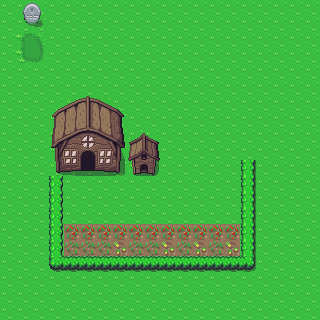

A 2D game scene composited from a Tiled map and its tileset images. What follows is a short description and the map's XML, with every tile layer's data as written:
An orthogonal 20x20 tile map with 16x16 px tiles, 3 tile layers (Ground, Objects, Objects2) and 15 objects (DoorInteriorHouse).

<map version="1.10" tiledversion="1.10.1" orientation="orthogonal" renderorder="right-down" width="20" height="20" tilewidth="16" tileheight="16" infinite="0" nextlayerid="6" nextobjectid="16">
 <editorsettings>
  <export target="village3.lua" format="lua" />
 </editorsettings>
 <tileset firstgid="1" name="Overworld" tilewidth="16" tileheight="16" tilecount="1440" columns="40">
  <image source="../images/gfx/Overworld.png" width="640" height="576" />
 </tileset>
 <layer id="1" name="Ground" width="20" height="20">
  <data encoding="csv">
1,1,1,1,1,1,1,1,1,1,1,1,1,1,1,1,1,1,1,1,
1,1,1,1,1,1,1,1,1,1,1,1,1,1,1,1,1,1,1,1,
1,1090,1091,1,1,1,1,1,1,1,1,1,1,1,1,1,1,1,1,1,
1,1130,1131,1,1,1,1,1,1,1,1,1,1,1,1,1,1,1,1,1,
1,1,1,1,1,1,1,1,1,1,1,1,1,1,1,1,1,1,1,1,
1,1,1,1,1,1,1,1,1,1,1,1,1,1,1,1,1,1,1,1,
1,1,1,1,1,1,1,1,1,1,1,1,1,1,1,1,1,1,1,1,
1,1,1,1,1,1,1,1,1,1,1,1,1,1,1,1,1,1,1,1,
1,1,1,1,1,1,1,1,1,1,1,1,1,1,1,1,1,1,1,1,
1,1,1,1,1,1,1,1,1,1,1,1,1,1,1,1,1,1,1,1,
1,1,1,1,1,1,1,1,1,1,1,1,1,1,1,1,1,1,1,1,
1,1,1,1,1,1,1,1,1,1,1,1,1,1,1,1,1,1,1,1,
1,1,1,1,1,1,1,1,1,1,1,1,1,1,1,1,1,1,1,1,
1,1,1,1,1,1,1,1,1,1,1,1,1,1,1,1,1,1,1,1,
1,1,1,1,1401,1401,1401,1401,1401,1401,1401,1401,1401,1401,1401,1,1,1,1,1,
1,1,1,1,1361,1361,1361,1362,1361,1361,1362,1361,1362,1361,1362,1,1,1,1,1,
1,1,1,1,1,1,1,1,1,1,1,1,1,1,1,1,1,1,1,1,
1,1,1,1,1,1,1,1,1,1,1,1,1,1,1,1,1,1,1,1,
1,1,1,1,1,1,1,1,1,1,1,1,1,1,1,1,1,1,1,1,
1,1,1,1,1,1,1,1,1,1,1,1,1,1,1,1,1,1,1,1
</data>
 </layer>
 <layer id="2" name="Objects" width="20" height="20">
  <data encoding="csv">
0,236,237,0,0,0,0,0,0,0,0,0,0,0,0,0,0,0,0,0,
0,276,277,0,0,0,0,0,0,0,0,0,0,0,0,0,0,0,0,0,
0,0,0,0,0,0,0,0,0,0,0,0,0,0,0,0,0,0,0,0,
0,0,0,0,0,0,0,0,0,0,0,0,0,0,0,0,0,0,0,0,
0,0,0,0,0,0,0,0,0,0,0,0,0,0,0,0,0,0,0,0,
0,0,0,0,0,0,0,0,0,0,0,0,0,0,0,0,0,0,0,0,
0,0,0,7,8,9,10,11,0,0,0,0,0,0,0,0,0,0,0,0,
0,0,0,47,48,49,50,51,0,0,0,0,0,0,0,0,0,0,0,0,
0,0,0,87,88,89,90,91,214,215,0,0,0,0,0,0,0,0,0,0,
0,0,0,127,128,129,130,131,254,255,0,0,0,0,0,0,0,0,0,0,
0,0,0,167,168,169,170,171,294,295,0,0,0,0,0,564,0,0,0,0,
0,0,0,562,0,0,0,0,0,0,0,0,0,0,0,564,0,0,0,0,
0,0,0,562,0,0,0,0,0,0,0,0,0,0,0,564,0,0,0,0,
0,0,0,562,0,0,0,0,0,0,0,0,0,0,0,564,0,0,0,0,
0,0,0,562,0,0,0,0,0,0,0,0,0,0,0,564,0,0,0,0,
0,0,0,562,0,0,0,0,0,0,0,0,0,0,0,564,0,0,0,0,
0,0,0,602,603,603,603,603,603,603,603,603,603,603,603,604,0,0,0,0,
0,0,0,0,0,0,0,0,0,0,0,0,0,0,0,0,0,0,0,0,
0,0,0,0,0,0,0,0,0,0,0,0,0,0,0,0,0,0,0,0,
0,0,0,0,0,0,0,0,0,0,0,0,0,0,0,0,0,0,0,0
</data>
 </layer>
 <layer id="3" name="Objects2" width="20" height="20">
  <data encoding="csv">
0,0,0,0,0,0,0,0,0,0,0,0,0,0,0,0,0,0,0,0,
0,0,0,0,0,0,0,0,0,0,0,0,0,0,0,0,0,0,0,0,
0,0,0,0,0,0,0,0,0,0,0,0,0,0,0,0,0,0,0,0,
0,0,0,0,0,0,0,0,0,0,0,0,0,0,0,0,0,0,0,0,
0,0,0,0,0,0,0,0,0,0,0,0,0,0,0,0,0,0,0,0,
0,0,0,0,0,0,0,0,0,0,0,0,0,0,0,0,0,0,0,0,
0,0,0,0,0,0,0,0,0,0,0,0,0,0,0,0,0,0,0,0,
0,0,0,0,0,0,0,0,0,0,0,0,0,0,0,0,0,0,0,0,
0,0,0,0,0,0,0,0,0,0,0,0,0,0,0,0,0,0,0,0,
0,0,0,0,0,0,0,0,0,0,0,0,0,0,0,0,0,0,0,0,
0,0,0,0,0,0,0,0,0,0,0,0,0,0,0,0,0,0,0,0,
0,0,0,0,0,0,0,0,0,0,0,0,0,0,0,0,0,0,0,0,
0,0,0,0,0,0,0,0,0,0,0,0,0,0,0,0,0,0,0,0,
0,0,0,0,0,0,0,0,0,0,0,0,0,0,0,0,0,0,0,0,
0,0,0,0,0,0,0,0,0,0,0,0,0,0,0,0,0,0,0,0,
0,0,0,0,0,0,0,0,0,0,0,0,0,0,0,0,0,0,0,0,
0,0,0,0,0,0,0,0,0,0,0,0,0,0,0,0,0,0,0,0,
0,0,0,0,0,0,0,0,0,0,0,0,0,0,0,0,0,0,0,0,
0,0,0,0,0,0,0,0,0,0,0,0,0,0,0,0,0,0,0,0,
0,0,0,0,0,0,0,0,0,0,0,0,0,0,0,0,0,0,0,0
</data>
 </layer>
 <objectgroup id="4" name="Walls">
  <object id="1" x="48" y="96" width="80" height="64" />
  <object id="2" x="128" y="144" width="32" height="32" />
  <object id="3" x="48" y="176" width="16" height="80" />
  <object id="4" x="48" y="256" width="208" height="16" />
  <object id="5" x="240" y="160" width="16" height="96" />
  <object id="6" x="16" y="0" width="32" height="32" />
  <object id="7" name="DoorInteriorHouse" x="80" y="144" width="16" height="16" />
  <object id="8" x="48" y="160" width="16" height="16" />
  <object id="9" x="112" y="160" width="16" height="16" />
 </objectgroup>
 <objectgroup id="5" name="Enemies">
  <object id="10" x="240" y="16" />
  <object id="11" x="192" y="112" />
  <object id="12" x="288" y="96" />
  <object id="13" x="80" y="32" />
  <object id="14" x="288" y="272" />
  <object id="15" x="176" y="304" />
 </objectgroup>
</map>
